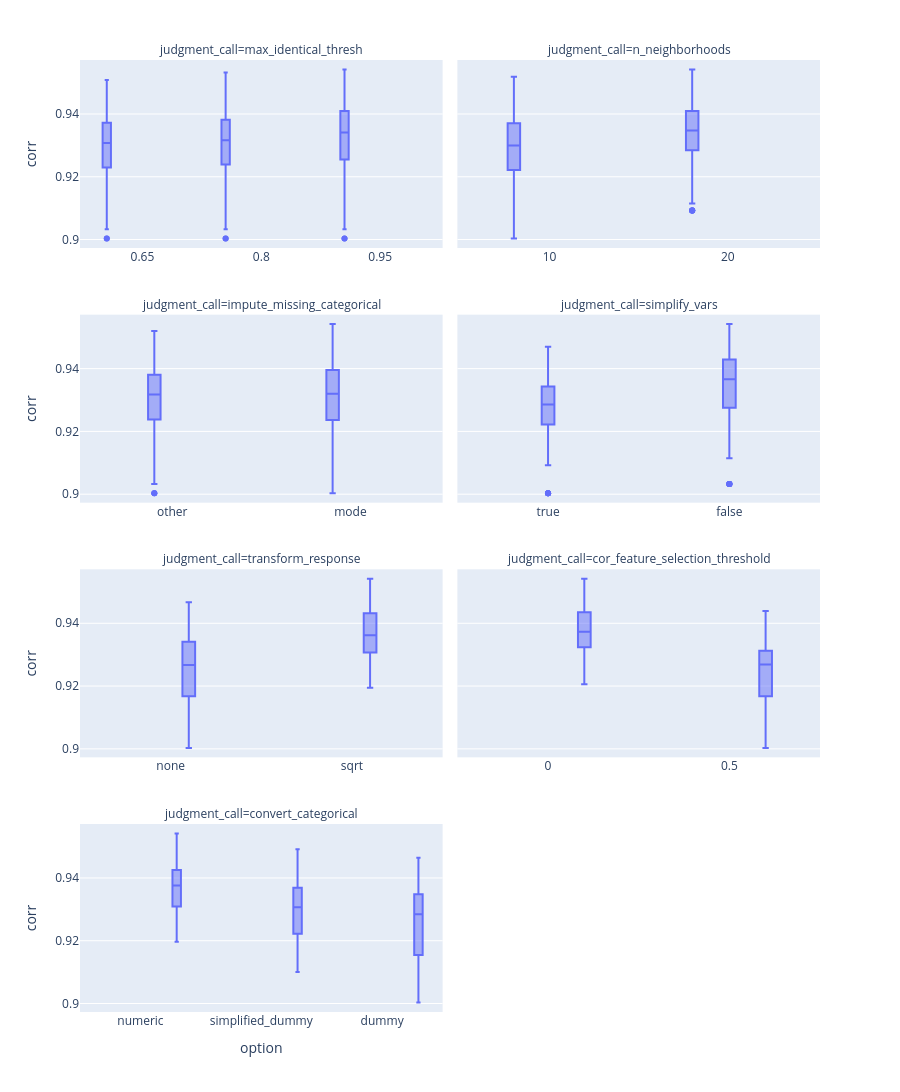

Notebook code for this chart:
### Code cell
corr_df_long = corr_df.melt(id_vars=['corr'],
                            value_vars=['max_identical_thresh',
                                        'n_neighborhoods',
                                        'impute_missing_categorical',
                                        'simplify_vars',
                                        'transform_response',
                                        'cor_feature_selection_threshold',
                                        'convert_categorical'],
                            var_name='judgment_call',
                            value_name='option')
fig = px.box(corr_df_long, x='option', y='corr', 
       # color='model', 
       facet_col='judgment_call', 
       facet_col_wrap=2, 
       height=1200)

# give each plot in the 4 by 2 fig above its own x-axis
fig.update_xaxes(matches=None, showticklabels=True)
fig.update_yaxes(matches=None)

### Figure 1 — Plotly figure (JSON) as saved in the notebook; plotly's stock layout.template omitted (floating-point values rounded to 4 significant figures; data arrays with more than 128 entries replaced by an {"elided": "..."} marker saying what was removed)
{"data": [{"alignmentgroup": "True", "hovertemplate": "judgment_call=max_identical_thresh<br>option=%{x}<br>corr=%{y}<extra></extra>", "legendgroup": "", "marker": {"color": "#636efa"}, "name": "", "notched": false, "offsetgroup": "", "orientation": "v", "showlegend": false, "type": "box", "x": {"elided": "288 float values"}, "x0": " ", "xaxis": "x7", "y": {"elided": "288 float values"}, "y0": " ", "yaxis": "y7"}, {"alignmentgroup": "True", "hovertemplate": "judgment_call=n_neighborhoods<br>option=%{x}<br>corr=%{y}<extra></extra>", "legendgroup": "", "marker": {"color": "#636efa"}, "name": "", "notched": false, "offsetgroup": "", "orientation": "v", "showlegend": false, "type": "box", "x": {"elided": "288 int values"}, "x0": " ", "xaxis": "x8", "y": {"elided": "288 float values"}, "y0": " ", "yaxis": "y8"}, {"alignmentgroup": "True", "hovertemplate": "judgment_call=impute_missing_categorical<br>option=%{x}<br>corr=%{y}<extra></extra>", "legendgroup": "", "marker": {"color": "#636efa"}, "name": "", "notched": false, "offsetgroup": "", "orientation": "v", "showlegend": false, "type": "box", "x": {"elided": "288 str values"}, "x0": " ", "xaxis": "x5", "y": {"elided": "288 float values"}, "y0": " ", "yaxis": "y5"}, {"alignmentgroup": "True", "hovertemplate": "judgment_call=simplify_vars<br>option=%{x}<br>corr=%{y}<extra></extra>", "legendgroup": "", "marker": {"color": "#636efa"}, "name": "", "notched": false, "offsetgroup": "", "orientation": "v", "showlegend": false, "type": "box", "x": {"elided": "288 bool values"}, "x0": " ", "xaxis": "x6", "y": {"elided": "288 float values"}, "y0": " ", "yaxis": "y6"}, {"alignmentgroup": "True", "hovertemplate": "judgment_call=transform_response<br>option=%{x}<br>corr=%{y}<extra></extra>", "legendgroup": "", "marker": {"color": "#636efa"}, "name": "", "notched": false, "offsetgroup": "", "orientation": "v", "showlegend": false, "type": "box", "x": {"elided": "288 str values"}, "x0": " ", "xaxis": "x3", "y": {"elided": "288 float values"}, "y0": " ", "yaxis": "y3"}, {"alignmentgroup": "True", "hovertemplate": "judgment_call=cor_feature_selection_threshold<br>option=%{x}<br>corr=%{y}<extra></extra>", "legendgroup": "", "marker": {"color": "#636efa"}, "name": "", "notched": false, "offsetgroup": "", "orientation": "v", "showlegend": false, "type": "box", "x": {"elided": "288 float values"}, "x0": " ", "xaxis": "x4", "y": {"elided": "288 float values"}, "y0": " ", "yaxis": "y4"}, {"alignmentgroup": "True", "hovertemplate": "judgment_call=convert_categorical<br>option=%{x}<br>corr=%{y}<extra></extra>", "legendgroup": "", "marker": {"color": "#636efa"}, "name": "", "notched": false, "offsetgroup": "", "orientation": "v", "showlegend": false, "type": "box", "x": {"elided": "288 str values"}, "x0": " ", "xaxis": "x", "y": {"elided": "288 float values"}, "y0": " ", "yaxis": "y"}], "layout": {"annotations": [{"font": {}, "showarrow": false, "text": "judgment_call=convert_categorical", "x": 0.245, "xanchor": "center", "xref": "paper", "y": 0.1975, "yanchor": "bottom", "yref": "paper"}, {"font": {}, "showarrow": false, "text": "judgment_call=transform_response", "x": 0.245, "xanchor": "center", "xref": "paper", "y": 0.465, "yanchor": "bottom", "yref": "paper"}, {"font": {}, "showarrow": false, "text": "judgment_call=cor_feature_selection_threshold", "x": 0.755, "xanchor": "center", "xref": "paper", "y": 0.465, "yanchor": "bottom", "yref": "paper"}, {"font": {}, "showarrow": false, "text": "judgment_call=impute_missing_categorical", "x": 0.245, "xanchor": "center", "xref": "paper", "y": 0.7325, "yanchor": "bottom", "yref": "paper"}, {"font": {}, "showarrow": false, "text": "judgment_call=simplify_vars", "x": 0.755, "xanchor": "center", "xref": "paper", "y": 0.7325, "yanchor": "bottom", "yref": "paper"}, {"font": {}, "showarrow": false, "text": "judgment_call=max_identical_thresh", "x": 0.245, "xanchor": "center", "xref": "paper", "y": 1, "yanchor": "bottom", "yref": "paper"}, {"font": {}, "showarrow": false, "text": "judgment_call=n_neighborhoods", "x": 0.755, "xanchor": "center", "xref": "paper", "y": 1, "yanchor": "bottom", "yref": "paper"}], "boxmode": "group", "height": 1200, "legend": {"tracegroupgap": 0}, "margin": {"t": 60}, "xaxis": {"anchor": "y", "domain": [0, 0.49], "showticklabels": true, "title": {"text": "option"}}, "xaxis2": {"anchor": "y2", "domain": [0.51, 1], "showticklabels": true, "title": {"text": "option"}}, "xaxis3": {"anchor": "y3", "domain": [0, 0.49], "showticklabels": true}, "xaxis4": {"anchor": "y4", "domain": [0.51, 1], "showticklabels": true}, "xaxis5": {"anchor": "y5", "domain": [0, 0.49], "showticklabels": true}, "xaxis6": {"anchor": "y6", "domain": [0.51, 1], "showticklabels": true}, "xaxis7": {"anchor": "y7", "domain": [0, 0.49], "showticklabels": true}, "xaxis8": {"anchor": "y8", "domain": [0.51, 1], "showticklabels": true}, "yaxis": {"anchor": "x", "domain": [0, 0.1975], "title": {"text": "corr"}}, "yaxis2": {"anchor": "x2", "domain": [0, 0.1975], "showticklabels": false}, "yaxis3": {"anchor": "x3", "domain": [0.2675, 0.465], "title": {"text": "corr"}}, "yaxis4": {"anchor": "x4", "domain": [0.2675, 0.465], "showticklabels": false}, "yaxis5": {"anchor": "x5", "domain": [0.535, 0.7325], "title": {"text": "corr"}}, "yaxis6": {"anchor": "x6", "domain": [0.535, 0.7325], "showticklabels": false}, "yaxis7": {"anchor": "x7", "domain": [0.8025, 1], "title": {"text": "corr"}}, "yaxis8": {"anchor": "x8", "domain": [0.8025, 1], "showticklabels": false}}}
